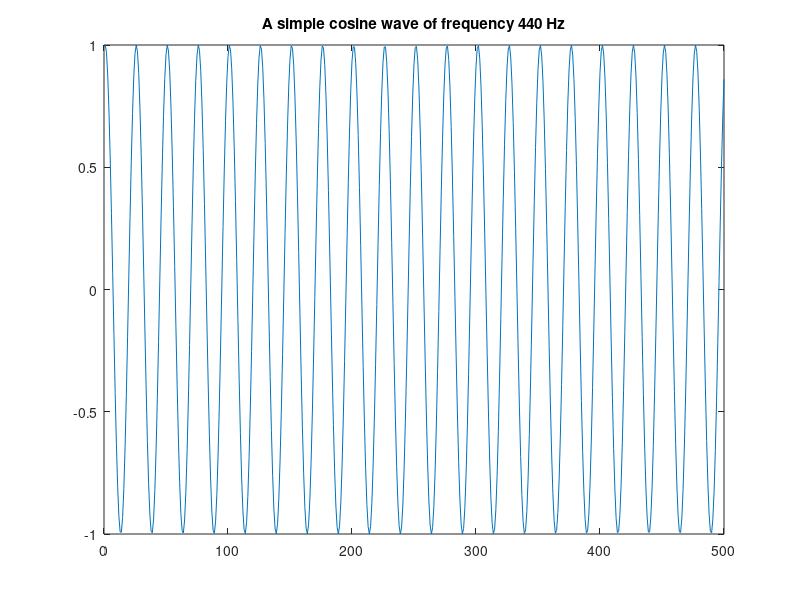

Write the MATLAB code that produced this figure.
amp = 1;
F_s = 11025;
F_w = 440;
nsec = 2;
dur = nsec*F_s;

n = 0:dur;

y = amp*cos(2*pi*n*F_w/F_s);

figure(5)
plot(y(1:500))
title('A simple cosine wave of frequency 440 Hz')

soundsc(y, F_s)